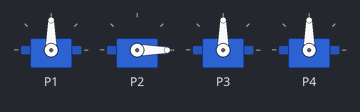
Bench run of a program on a simulated BBC micro:bit (MakeCode). Parts: 4 × servo.

Above: at 0.05 s.
At 5.05 s:
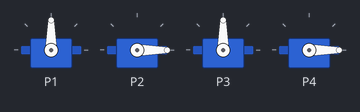
At 7.0 s:
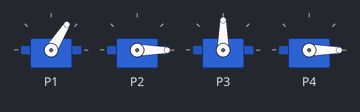
At 8.75 s:
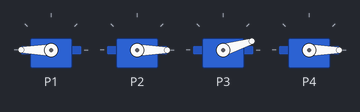
At 10.5 s:
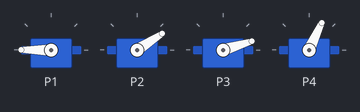
At 14.0 s:
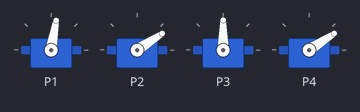
Timing chart, 0 to 18.2 s (numbered marks = the images above):
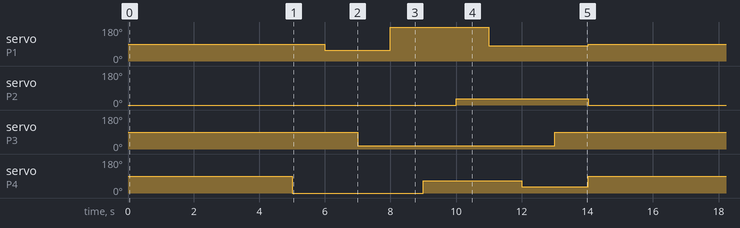

Measured:
- by itself, servo on P1: repeats every 14.0 s: 180° 3.0 s, 80° 3.0 s, 90° 6.0 s, 58° 2.0 s
- by itself, servo on P2: alternates 33° for 4.0 s and 0° for 10.0 s
- by itself, servo on P3: alternates 90° for 8.0 s and 17° for 6.0 s
- by itself, servo on P4: repeats every 14.0 s: 65° 3.0 s, 33° 2.0 s, 90° 5.0 s, 0° 4.0 s

The program:

main.ts
```typescript
basic.forever(function () {
    pins.servoWritePin(AnalogPin.P1, 90)
    pins.servoWritePin(AnalogPin.P2, 0)
    pins.servoWritePin(AnalogPin.P3, 90)
    pins.servoWritePin(AnalogPin.P4, 90)
    basic.pause(5000)
    pins.servoWritePin(AnalogPin.P4, 0)
    basic.pause(1000)
    pins.servoWritePin(AnalogPin.P1, 58)
    basic.pause(1000)
    pins.servoWritePin(AnalogPin.P3, 17)
    basic.pause(1000)
    pins.servoWritePin(AnalogPin.P1, 180)
    basic.pause(1000)
    pins.servoWritePin(AnalogPin.P4, 65)
    basic.pause(1000)
    pins.servoWritePin(AnalogPin.P2, 33)
    basic.pause(1000)
    pins.servoWritePin(AnalogPin.P1, 80)
    basic.pause(1000)
    pins.servoWritePin(AnalogPin.P4, 33)
    basic.pause(1000)
    pins.servoWritePin(AnalogPin.P3, 90)
    basic.pause(1000)
})
```

test.ts
```typescript
// aquí va el archivo "tests"; esto no se compilará cuando este paquete se utilice como una extensión.
```
